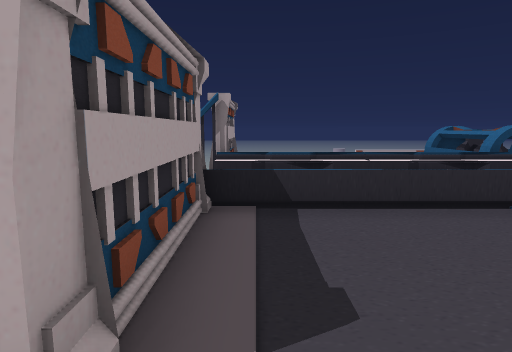
[1] (above)

20 first-person views from a walk through a Unity game level. The camera is 1.2 m above the floor, tilts 8° down and sees 75° across. The floor is counted in squares, 1 m on a side. Each view is taken from the middle of a square. On the plan, view 1 faces up. The plan holds only what a view shows up to about 14 squares ahead; the rest is blank. The place goes on beyond the plan. The player character is not drawn. Some animated figures are not drawn. Door leaves are left out, so doorways stand open. Some surface patterns are stand-ins.

[2]
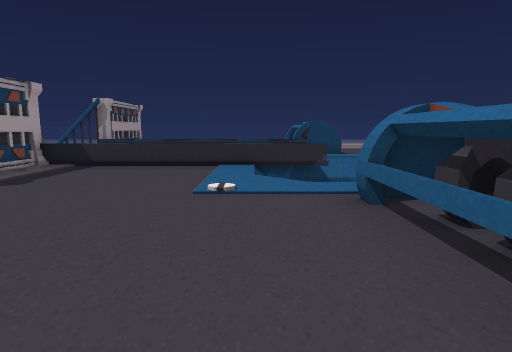

[3]
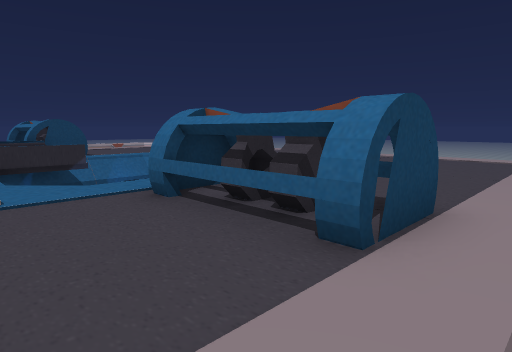

[4]
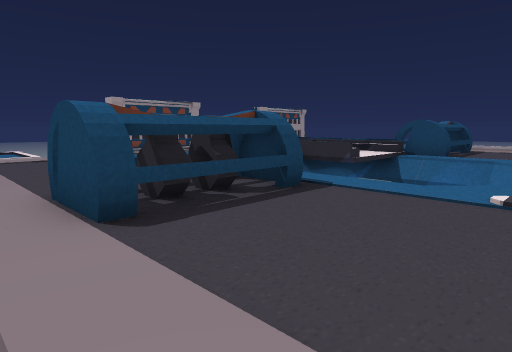

[5]
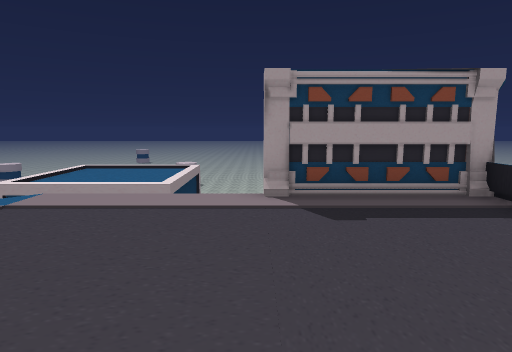

[6]
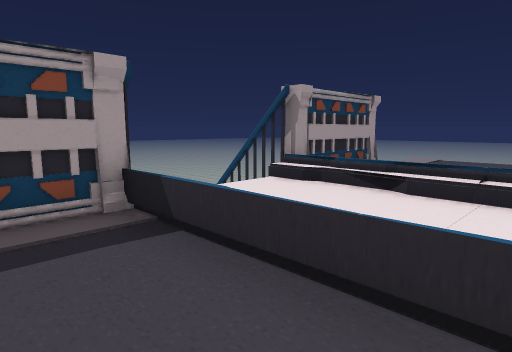

[7]
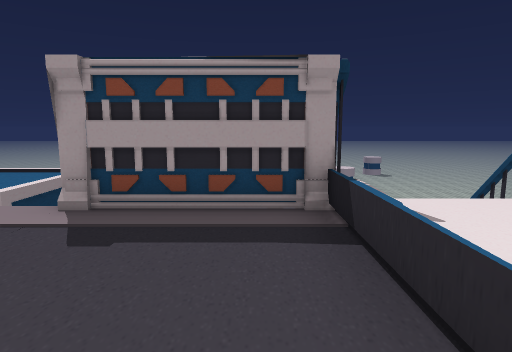

[8]
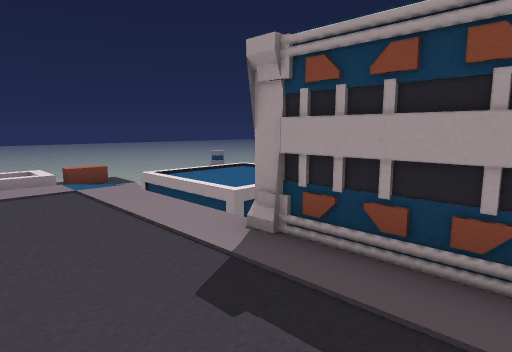

[9]
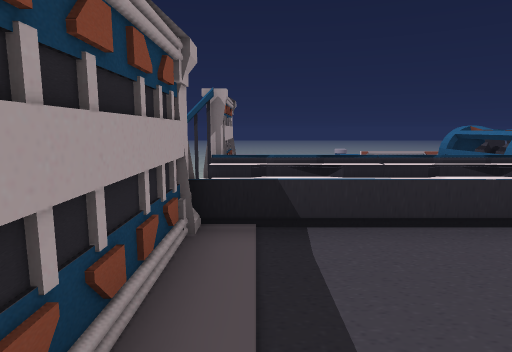

[10]
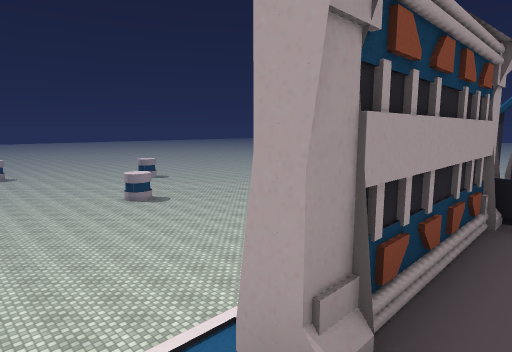

[11]
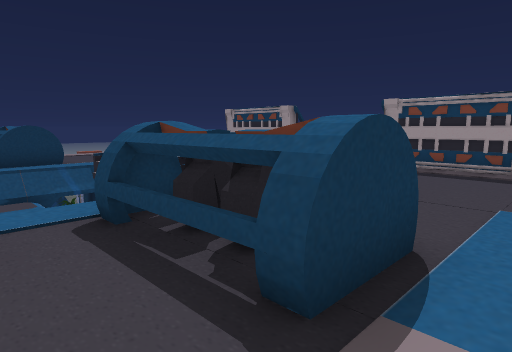

[12]
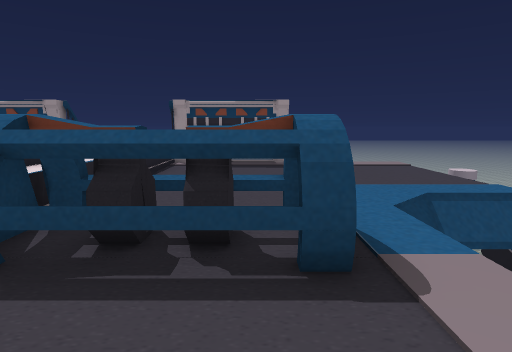

[13]
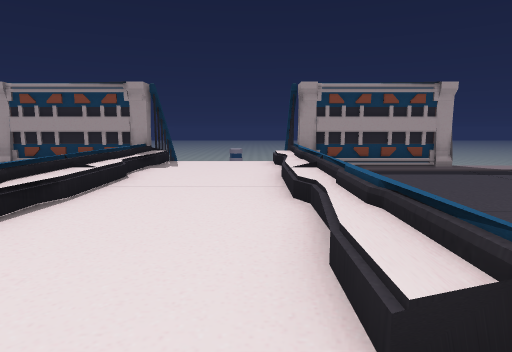

[14]
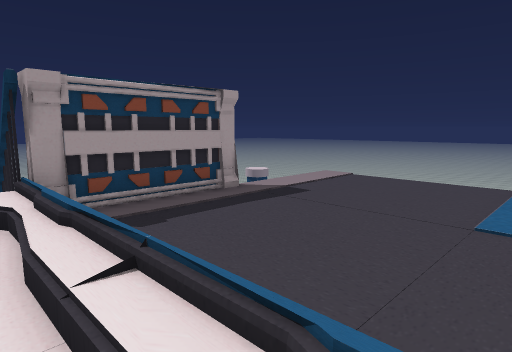

[15]
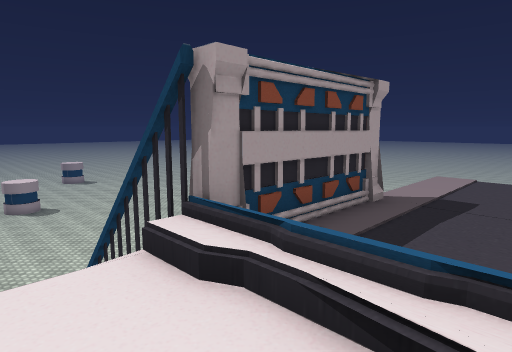

[16]
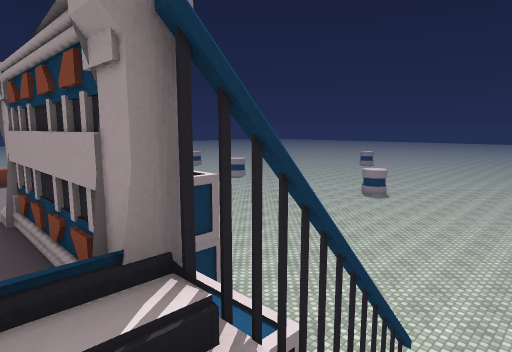

[17]
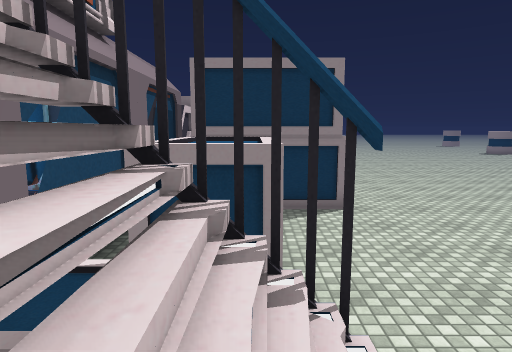

[18]
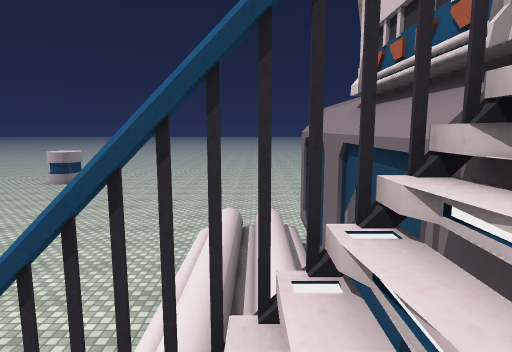

[19]
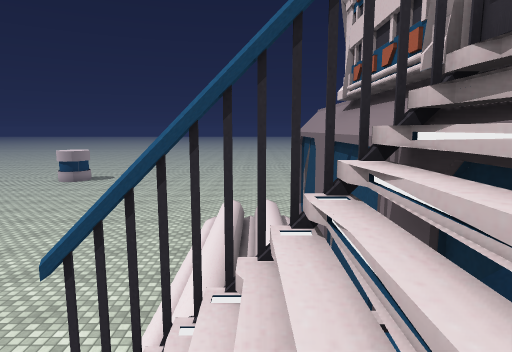

[20]
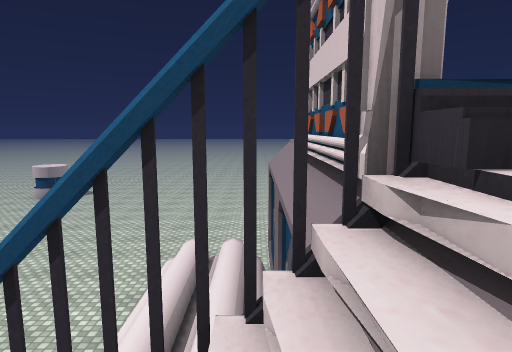

### Floor plan
Key: @ floor where view 1 was taken; # wall or solid block; x gap in a wall; . main floor; : floor 0.5 m higher than the main floor; - floor 4 m lower than the main floor; / step, stairs or slope; D open door; = window, fence, low wall or low ledge; v drop or lower ground; O other object.
Columns run from 6 left of view 1 to 17 right of it. Each row starts with its distance up from view 1.
 21 -- --
 20 ------
 19 ------
 18 ------
 17 --  -.DDDDD#
 16 --OOO......=
 15 --OOv......#
 14 --OOv......./////
 13 --OOv#.......OO.
 12 --OOv#......OOO...
 11 --OOv#......OOO..
 10   OOv#......OOO..
  9   #x #:::::::OO..
  8   ////.......////
  7   ////.......v  v
  6  /////.......v
  5 -/####======vv
  4 --OO##...../
  3 --OO #...../vvvv
  2 --OOv#....../////.
  1 --OOv/.......OO...
  0 --OO /@......OO....
 -1 OOOO /.......OO......../
 -2 O    /.......OO......../
 -3 O     .......OO.......
 -4 O         /////////
 -5 OOOO

Where each view was taken, in squares from view 1:
view 1: 0 up, 0 right, facing up
view 2: 4 down, 5 right, facing up
view 3: 4 down, 4 right, facing up-right
view 4: 4 down, 12 right, facing up-left
view 5: 1 up, 5 right, facing left
view 6: 3 up, 4 right, facing up-left
view 7: 4 up, 4 right, facing left
view 8: 4 up, 2 right, facing down-left
view 9: 1 up, 0 right, facing up
view 10: 0 up, 0 right, facing up-left
view 11: 14 up, 10 right, facing down-left
view 12: 12 up, 11 right, facing left
view 13: 8 up, 8 right, facing left
view 14: 8 up, 5 right, facing up-left
view 15: 7 up, 2 right, facing up-left
view 16: 7 up, 0 right, facing down-left
view 17: 8 up, 4 left, facing down
view 18: 7 up, 3 left, facing up
view 19: 6 up, 3 left, facing up
view 20: 7 up, 2 left, facing up
